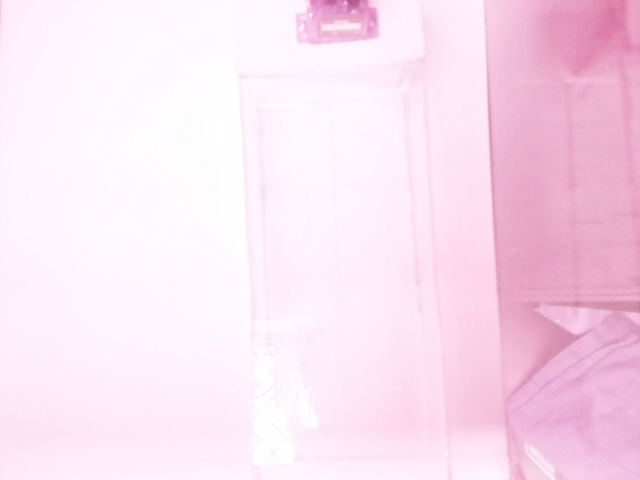
#> input picture Design_Project/pen_dataset/ImgCap/0.jpg, 640 x 480 px, found by its file name
$ python gamma.py
#> lines starting #> are read from the running program, lines starting #| are printed output that depends on the picture
import numpy as np
#import argparse
import cv2
test_dir='/home/pi/tensorflow1/Pen/PPVM/pen_dataset/test_set/'

def adjust_gamma(image,gamma=1.0):
    invGamma = 1.0/gamma
    table = np.array([((i/255.0) ** invGamma) *255
                      for i in np.arange(0,256)]).astype("uint8")
    return cv2.LUT(image, table)

#ap = argparse.ArgumentParser()
#ap.add_argument("-i" , "--image", required =True,
                #help="path to input image")
#args = vars(ap.parse_args())
original = cv2.imread(test_dir + '0.jpg')
#> original is the input picture: shape (480, 640, 3); mean B, G, R 239.2, 224.1, 249.2

adjusted = adjust_gamma(original, gamma=2.5)
#> in adjust_gamma, `return cv2.LUT(image, table)`:
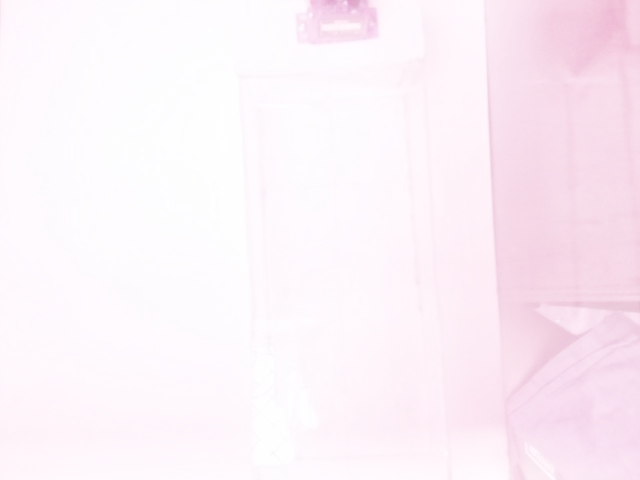
#> returned value: shape (480, 640, 3); mean of channels 0, 1, 2 247.9, 241.1, 252.2; drawn as B, G, R
cv2.imshow("Images", np.hstack([original, adjusted]))
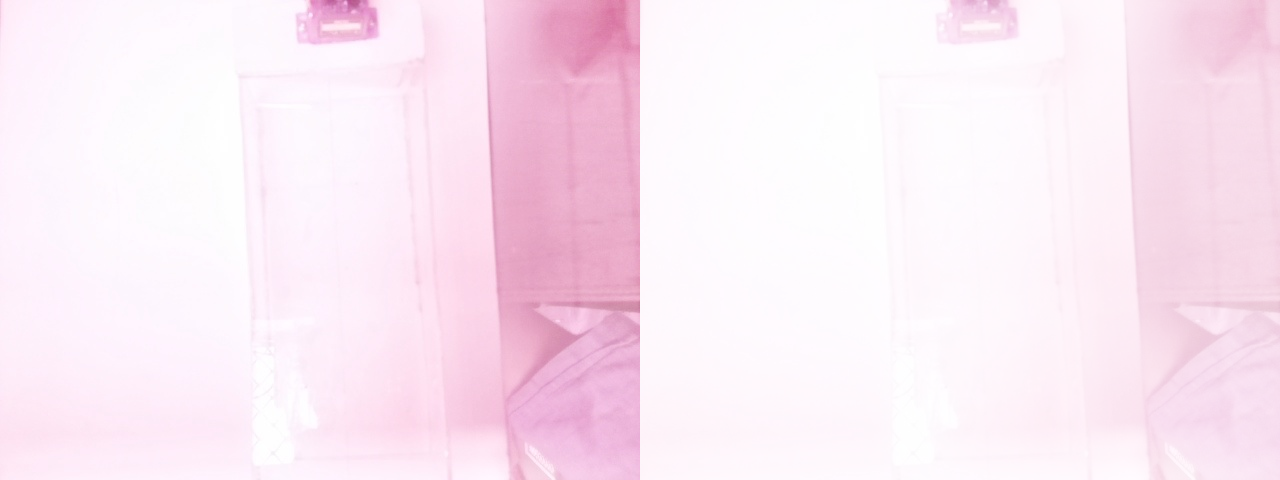
#> window 'Images': shape (480, 1280, 3); mean B, G, R 243.5, 232.6, 250.7
cv2.waitKey(0)

$ run again, with Design_Project/pen_dataset/ImgCap/10.jpg copied over Design_Project/pen_dataset/ImgCap/0.jpg
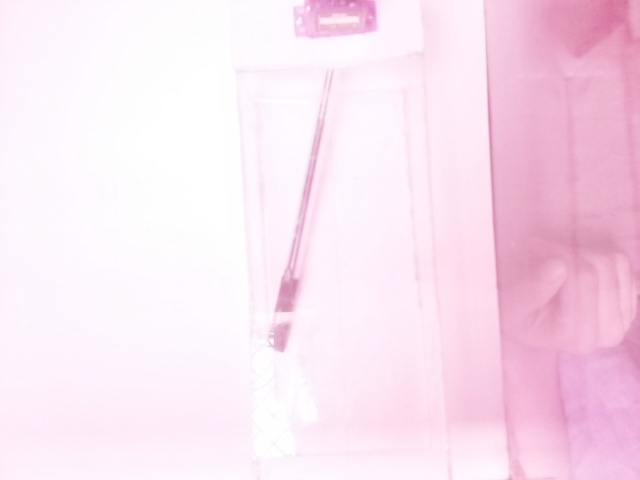
#> input picture Design_Project/pen_dataset/ImgCap/10.jpg, 640 x 480 px, found by its file name
#> original is the input picture: shape (480, 640, 3); mean B, G, R 239.8, 226, 249.3
#> in adjust_gamma, `return cv2.LUT(image, table)`:
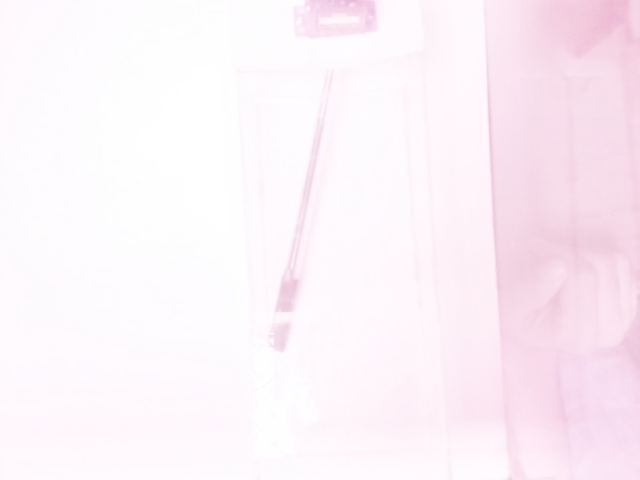
#> returned value: shape (480, 640, 3); mean of channels 0, 1, 2 248.1, 241.9, 252.3; drawn as B, G, R
#> `cv2.imshow("Images", np.hstack([original, adjusted]))`:
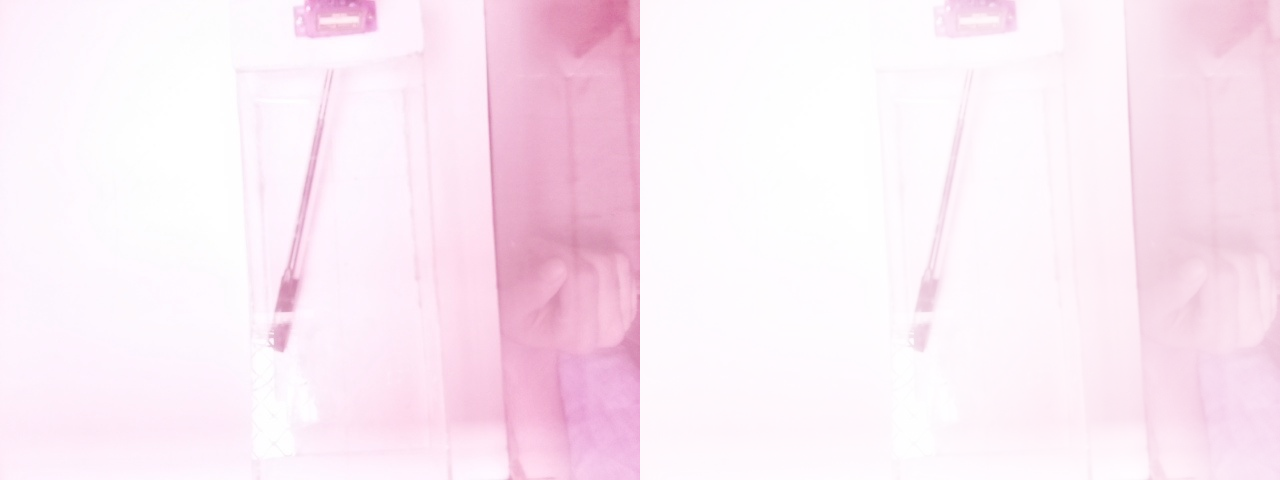
#> window 'Images': shape (480, 1280, 3); mean B, G, R 243.9, 233.9, 250.8
